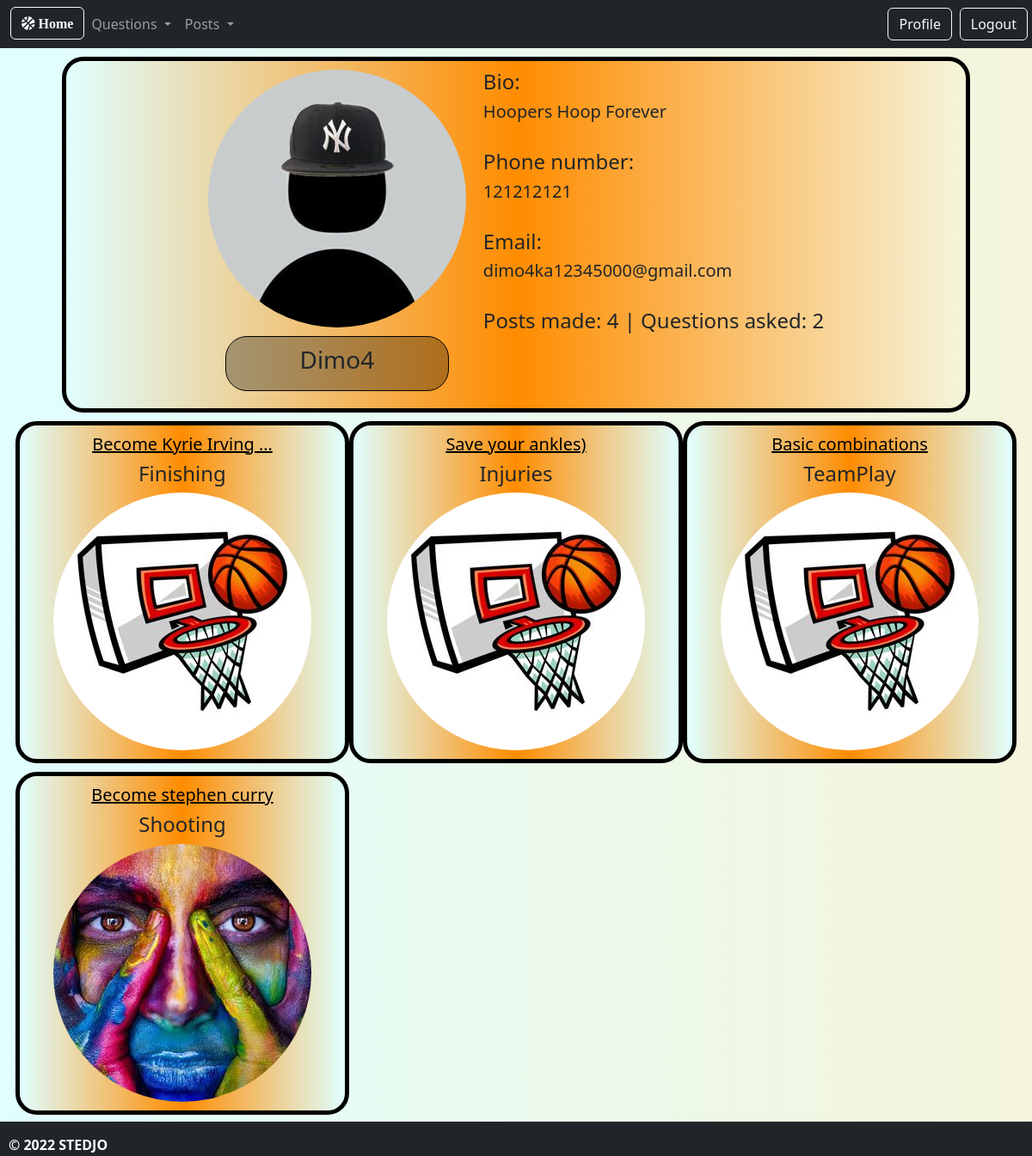
/profile/13/ (signed in), run on the app's committed database.
### users/models.py (models this page shows, shortened)
class Profile(models.Model):
    user = models.OneToOneField(User, on_delete=models.CASCADE)
    bio = models.CharField(max_length=1000, null=True, blank=True)
    phone = models.IntegerField(null=True, blank=True)
    image = models.ImageField(default='default_profile.jpg', upload_to="profile_pic")

### posts/models.py (models this page shows, shortened)
class Post(models.Model):
    CHOICES = (
        ("Shooting", "Shooting"),
        ("Finishing", "Finishing"),
        ("Dribbling", "Dribbling"),
        ("Athleticism", "Athleticism"),
        ("Injuries", "Injuries"),
        ("Defence", "Defence"),
        ("TeamPlay", "TeamPlay"),
    )
    user = models.ForeignKey(User, on_delete=models.CASCADE)
    category = models.CharField(max_length=25, choices=CHOICES, default="Shooting")
    image = models.ImageField(default='default.jpg', upload_to="post_pic")
    title = models.CharField(max_length=10000)
    content = RichTextField()
    date_created = models.DateTimeField(default=timezone.now)

### users/views.py (the view)
# urls.py: path('profile/<int:pk>/', user_view.profile, name='profile'),
@login_required(login_url='/login')
def profile(request, pk):
    user = User.objects.filter(id=pk)[0]
    posts = Post.objects.filter(user=request.user)
    questions = Question.objects.filter(user=request.user)
    context = {"current": user, 'posts': posts, 'posts_count': len(posts), 'question_count': len(questions)}
    return render(request, 'users/profile.html', context=context)

### users/templates/users/profile.html (shortened to what this page needs)
{% extends 'base.html' %}
{% block main %}
    <div class="profile">
        <div class="image_part">
            <img style="border-radius: 50%" src="{{ user.profile.image.url }}">
            <div class="center prof-bar">
                <h3>{{ current.username }}</h3>
            </div>
        </div>
        <div class="info">
            <div class="break-word">
                <h4>Bio:</h4>
                <h5>{{ user.profile.bio|title }}</h5>
            </div>
            <br>
            <h4>Phone number:</h4>
            <h5>{{ user.profile.phone|title }}</h5>
            <br>
            <h4>Email:</h4>
            <h5>{{ user.email }}</h5>
            <br>
            <h4>Posts made: {{ posts_count }}  |  Questions asked: {{question_count}}</h4>
        </div>
    </div>
    <div>
        {% if not posts %}
            <div class="question_on_list">
                <h3>Seems to be nothing here...</h3>
            </div>
        {% else %}
        <div class="container">
            <div class="row gx-5 row-cols-3">
                {% for post in posts %}
                    <div class="col post_on_list">
                        <div class="break-word">
                                {% if post.title|wordcount <= 3 %}
                                    <h5><a style="color: black" href="{% url 'posts:post_details' post.id%}">{{ post.title|safe }}</a></h5>
                                {% else %}
                                    <h5><a style="color: black" href="{% url 'posts:post_details' post.id%}">{{ post.title|truncatewords:3|safe }}</a></h5>
                                {% endif %}
                        </div>
                        <h4>{{post.category}}</h4>
                        <img style="border-radius: 50%" src="{{ post.image.url }}">
                    </div>
                {% endfor %}
            </div>
        </div>
        <br><br>
        {% endif %}
    </div>
{% endblock %}

### static/css/styles.css (style rules this page uses)
.back-grey { background-color: beige; background-image: linear-gradient(to right, lightcyan, beige); }
.post_on_list { text-align: center; border-radius: 25px; background-color: lightseagreen; background-image: linear-gradient(to right, lightcyan, darkorange, lightcyan); border: 5px solid black; padding: 10px; margin-top: 10px; }
.profile { border-radius: 25px; background-color: lightseagreen; background-image: linear-gradient(to right, lightcyan, darkorange, beige); border: 5px solid black; padding: 10px; margin-top: 10px; display: flex; flex-direction: row; width: 88%; margin-left: auto; margin-right: auto; }
.center { text-align: center; }
.info { justify-content: flex-end; margin-left: 10px; margin-right: auto; }
.image_part { justify-content: flex-end; margin-left: auto; margin-right: 10px; }
.prof-bar { border-radius: 25px; border: 1px solid black; padding: 10px; margin-top: 10px; margin-left: 20px; margin-right: 20px; margin-bottom: 10px; background: rgba(0,0,0,0.3); }
.break-word { word-break: break-word; }

### data on the page
Post: title "Become Kyrie Irving …", category "Finishing", image (placeholder picture)
Post: title "Save your ankles)", category "Injuries", image (placeholder picture)
Post: title "Basic combinations", category "TeamPlay", image (placeholder picture)
Post: title "Become stephen curry", category "Shooting", image (picture)

### other printed values
{{ current.username }} "Dimo4"
{{ user.profile.bio|title }} "Hoopers Hoop Forever"
{{ user.profile.phone|title }} "121212121"
{{ user.email }} "dimo4ka12345000@gmail.com"
{{ posts_count }} "4"
{{ question_count }} "2"
